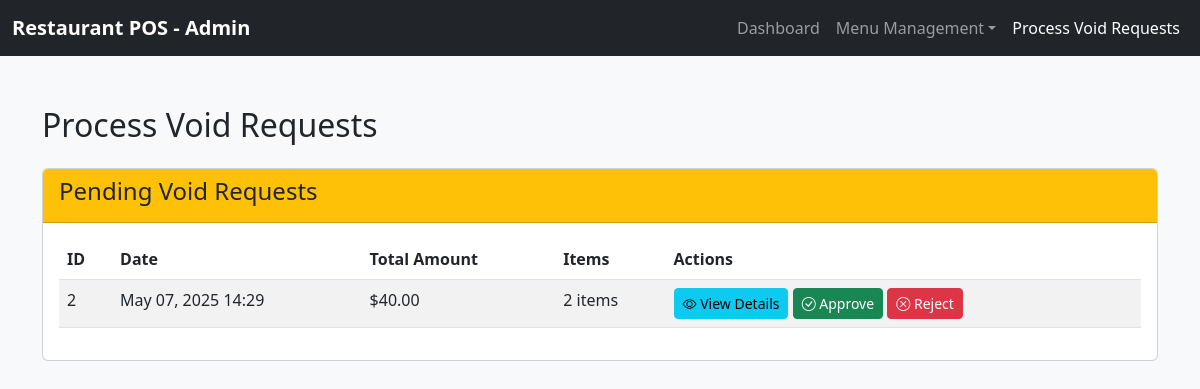
The app's page /admin/process-void-requests.php with its own data.
### tables this page shows
CREATE TABLE `transactions` (
  `id` int(11) NOT NULL,
  `transaction_date` datetime DEFAULT current_timestamp(),
  `total_amount` decimal(10,2) NOT NULL,
  `amount_paid` decimal(10,2) NOT NULL,
  `change_amount` decimal(10,2) NOT NULL,
  `status` varchar(20) DEFAULT 'completed'
);

### admin/process-void-requests.php (the view, shortened to what this page needs)
<!DOCTYPE html>
<html lang="en">
<head>
  <link rel="stylesheet" href="https://cdn.jsdelivr.net/npm/bootstrap@5.3.0/dist/css/bootstrap.min.css">
  <link rel="stylesheet" href="https://cdn.jsdelivr.net/npm/bootstrap-icons@1.11.1/font/bootstrap-icons.css">
</head>
<body>
  <nav class="navbar navbar-expand-lg navbar-dark bg-dark">
    <div class="container-fluid">
      <a class="navbar-brand" href="index.php">Restaurant POS - Admin</a>
      <div class="collapse navbar-collapse" id="adminNavbar">
        <ul class="navbar-nav ms-auto">
          <li class="nav-item">
            <a class="nav-link" href="index.php">Dashboard</a>
          </li>
          <li class="nav-item dropdown">
            <a class="nav-link dropdown-toggle" href="#" role="button" data-bs-toggle="dropdown">Menu Management</a>
          </li>
          <li class="nav-item">
            <a class="nav-link active" href="process-void-requests.php">Process Void Requests</a>
          </li>
        </ul>
      </div>
    </div>
  </nav>
  <div class="container">
    <h2 class="mb-4">Process Void Requests</h2>
    <?php
    include 'connection.php';
    $sql = "SELECT t.*, COUNT(ti.id) as item_count, SUM(ti.subtotal) as total_value
            FROM transactions t
            LEFT JOIN transaction_items ti ON t.id = ti.transaction_id
            WHERE t.status = 'void_requested'
            GROUP BY t.id
            ORDER BY t.transaction_date DESC";
    $result = mysqli_query($conn, $sql);
    ?>
    <div class="card">
      <div class="card-header bg-warning text-dark">
        <h4>Pending Void Requests</h4>
      </div>
      <div class="card-body">
        <?php if (mysqli_num_rows($result) > 0): ?>
          <div class="table-responsive">
            <table class="table table-striped">
              <thead>
                <tr>
                  <th>ID</th>
                  <th>Date</th>
                  <th>Total Amount</th>
                  <th>Items</th>
                  <th>Actions</th>
                </tr>
              </thead>
              <tbody>
                <?php while ($transaction = mysqli_fetch_assoc($result)): ?>
                  <tr>
                    <td><?php echo $transaction['id']; ?></td>
                    <td><?php echo date('M d, Y H:i', strtotime($transaction['transaction_date'])); ?></td>
                    <td>$<?php echo number_format($transaction['total_amount'], 2); ?></td>
                    <td><?php echo $transaction['item_count']; ?> items</td>
                    <td>
                      <a href="view-transaction-details.php?id=<?php echo $transaction['id']; ?>" class="btn btn-sm btn-info">
                        <i class="bi bi-eye"></i> View Details
                      </a>
                      <button type="button" class="btn btn-sm btn-success" data-bs-toggle="modal" data-bs-target="#approveModal<?php echo $transaction['id']; ?>">
                        <i class="bi bi-check-circle"></i> Approve
                      </button>
                      <button type="button" class="btn btn-sm btn-danger" data-bs-toggle="modal" data-bs-target="#rejectModal<?php echo $transaction['id']; ?>">
                        <i class="bi bi-x-circle"></i> Reject
                      </button>
                    </td>
                  </tr>
                <?php endwhile; ?>
              </tbody>
            </table>
          </div>
        <?php else: ?>
          <div class="alert alert-info">No pending void requests.</div>
        <?php endif; ?>
      </div>
    </div>
  </div>
</body>
</html>

### admin/process-void-requests.php (style rules this page uses)
body { background-color: #f8f9fa; }
.nav-link { font-weight: 500; }
.navbar-brand { font-weight: bold; }
.container { margin-top: 50px; }

### records on screen
transactions: id "2", transaction_date "May 07, 2025 14:29", total_amount "40.00", item_count "2"
